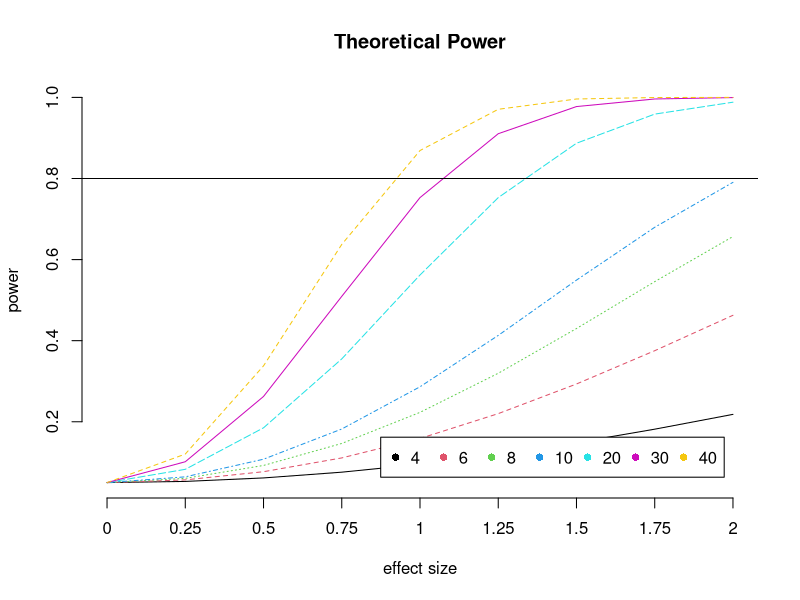
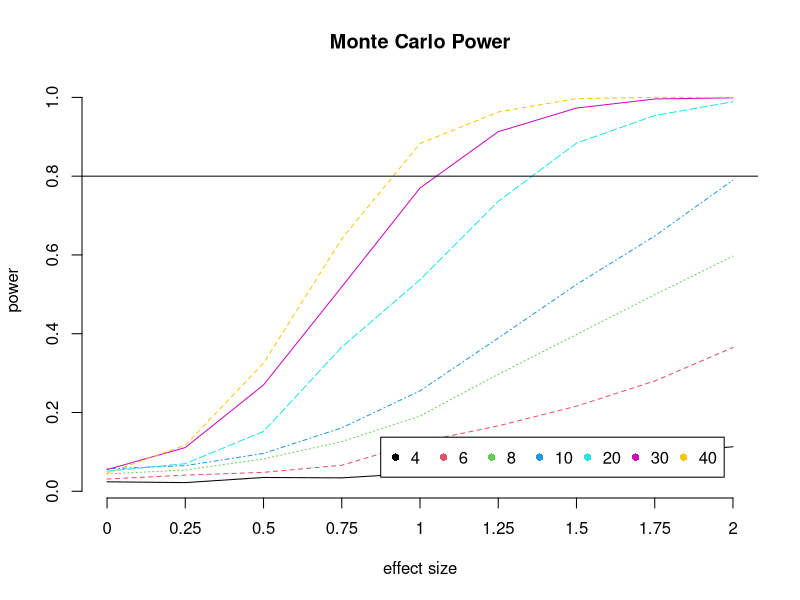
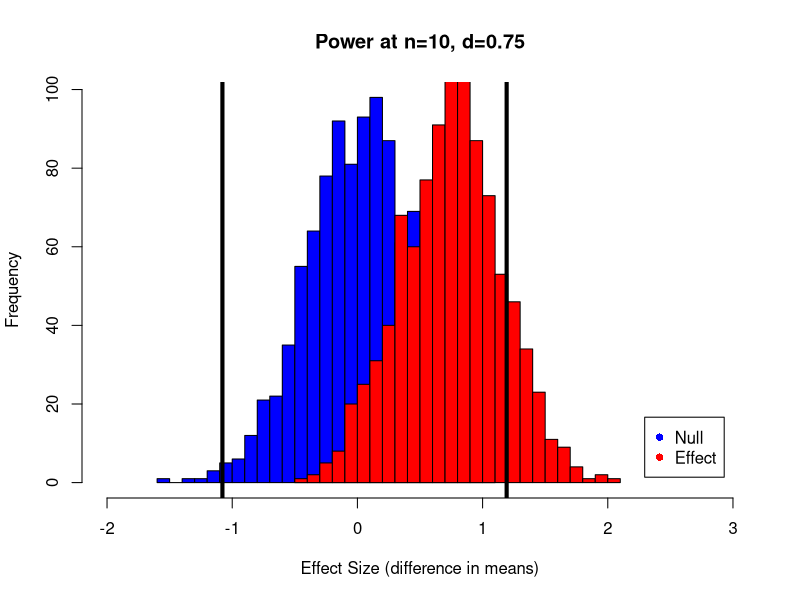
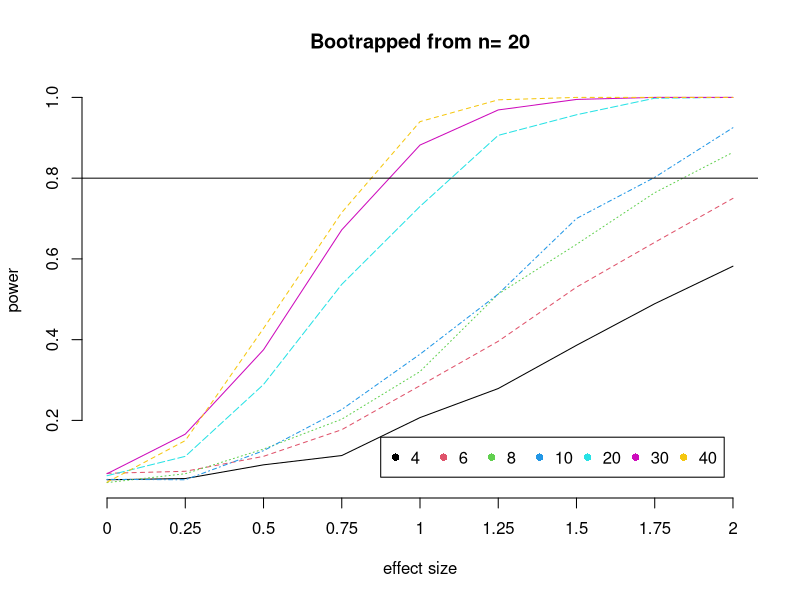
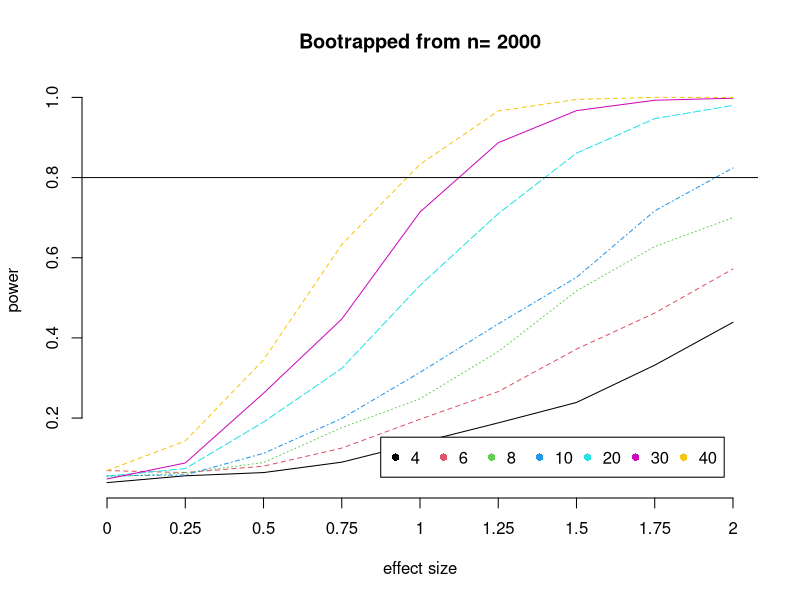
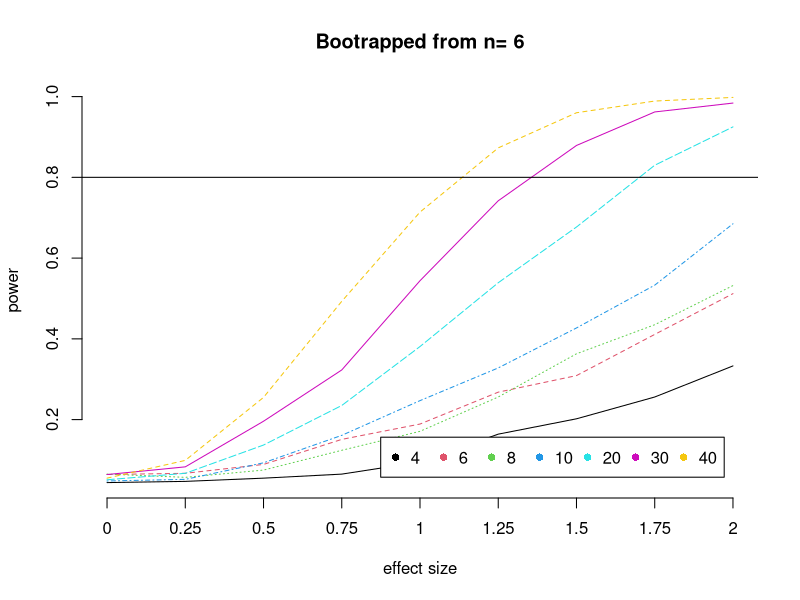
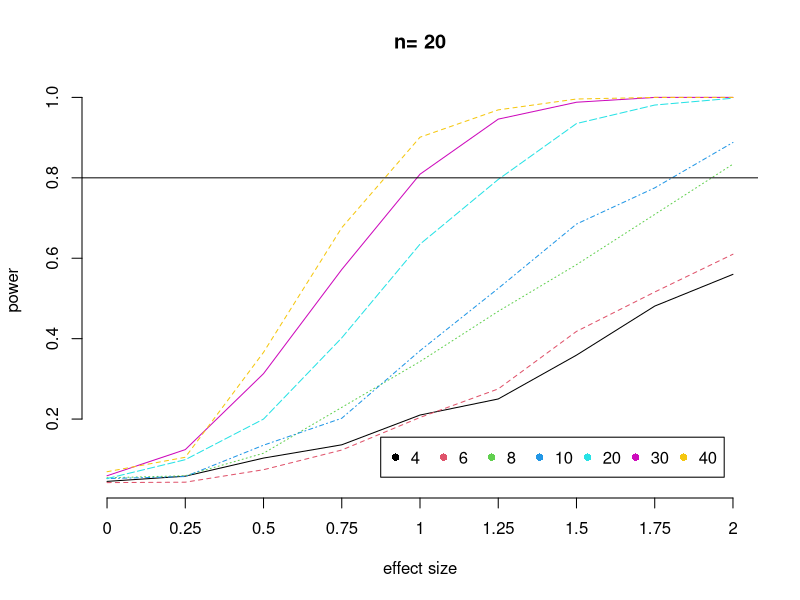

Reproduce these figures in R, in order.
## ---- chunk 1
library(knitr)
knit_hooks$set(purl = function(before, options) {
  if (before) return()
  input  = current_input()  # filename of input document
  output = paste(tools::file_path_sans_ext(input), 'R', sep = '.')
  if (knitr:::isFALSE(knitr:::.knitEnv$tangle.start)) {
    assign('tangle.start', TRUE, knitr:::.knitEnv)
    unlink(output)
  }
  cat(options$code, file = output, sep = '\n', append = TRUE)
})
## ---- chunk 2
effectsizes <- seq(0,2,.25)
samplesizes <- c(4,6,8,10,20,30,40)
## ---- chunk 3
library(pwr)
power.theory <- array(NA, c(length(effectsizes), length(samplesizes)) )
for (i in 1:length(effectsizes)){
    power.out <- pwr.t.test(n = samplesizes/2 , d = effectsizes[i], sig.level = 0.05, type = "two.sample")
    power.theory[i,] <- power.out$power
}
## ---- chunk 4
# Plot power curve
matplot(power.theory, type='l', col=1:length(samplesizes), xlab="effect size", ylab="power", axes=F, main="Theoretical Power") 
legend("bottomright", inset=.05, legend=samplesizes, pch=16, horiz=TRUE, col=1:length(samplesizes))
axis(side=1,at=1:length(effectsizes),labels=effectsizes)
axis(2)
abline(h=.8)

## ---- chunk 5
nboot=1000
## ---- chunk 6
test <- array(NA, c(length(effectsizes), length(samplesizes), nboot))
for (i in 1:length(effectsizes)){
    for (j in 1:length(samplesizes)){
        for (k in 1:nboot){
            x <- rnorm(samplesizes[j]/2, 0 + effectsizes[i], 1)
            y <- rnorm(samplesizes[j]/2, 0, 1)
            test.out <- t.test(x,y)  # bootstrap test statistic
            test[i,j,k] <- test.out$p.value < 0.05
        }
    }
}
## ---- chunk 7
power.mc <- array(NA, c(length(effectsizes), length(samplesizes)) )
for (i in 1:length(effectsizes)){
    for (j in 1:length(samplesizes)){
        power.mc[i,j] <- sum(test[i,j,])/nboot
    }
}
## ---- chunk 8
matplot(power.mc, type='l', col=1:length(samplesizes), xlab="effect size", ylab="power", axes=F, main="Monte Carlo Power") 
legend("bottomright", inset=.05, legend=samplesizes, pch=16, horiz=TRUE, col=1:length(samplesizes))
axis(side=1,at=1:length(effectsizes),labels=effectsizes)
axis(2)
abline(h=.8)
## ---- chunk 9
bigN <- 20  # total sample size (both groups combined)
X <- rnorm(bigN/2, 0,1)
Y <- rnorm(bigN/2, 1,1)
## ---- chunk 10
dstat <- function(x1, x2, center=mean) center(x1) - center(x2) # test statistic
d0 <- dstat(X,Y)  # actual test statistic
dnull <- array(NA, c(length(samplesizes), nboot)); 
for (j in 1:length(samplesizes)){
    for (k in 1:nboot){
        x <- sample( c(X,Y), samplesizes[j]/2, replace=T)  # resample new x group
        y <- sample( c(X,Y), samplesizes[j]/2, replace=T)  # resample new y group
        dnull[j,k] <- dstat(x, y)  # bootstrap test statistic
    }
}
crit <- apply(dnull,1,quantile, c(0.025,0.975))
## ---- chunk 11
deffect <- array(nboot); 
for (k in 1:nboot){
    x <- sample( c(X,Y) + effectsizes[4], bigN/2, replace=T)  # resample new x group
    y <- sample( c(X,Y), bigN/2, replace=T)  # resample new y group
    deffect[k] <- dstat(x, y)  # bootstrap test statistic
}
## ---- chunk 12
hist(dnull[5,], breaks="FD", xlim=c(-2,3), col='blue', xlab="Effect Size (difference in means)", main=paste("Power at n=",bigN/2, ", d=",effectsizes[4], sep=""))
hist(deffect, breaks="FD", add=T, col='red')
abline(v=crit[,4], lwd=4)
legend("bottomright", inset=.05, legend=c("Null","Effect"), pch=16, horiz=F, col=c("blue","red"))
## ---- chunk 13
deffect <- array(NA, c(length(effectsizes), length(samplesizes), nboot)); 
for (i in 1:length(effectsizes)){
    for (j in 1:length(samplesizes)){
        for (k in 1:nboot){
            x <- sample( c(X,Y) + effectsizes[i], samplesizes[j]/2, replace=T)  # resample new x group
            y <- sample( c(X,Y), samplesizes[j]/2, replace=T)  # resample new y group
            deffect[i,j,k] <- dstat(x, y)  # bootstrap test statistic
        }
    }
}
## ---- chunk 14
power <- array(NA, c(length(effectsizes), length(samplesizes))); 
for (i in 1:length(effectsizes)){
    for (j in 1:length(samplesizes)){
        power[i,j] <- (sum(deffect[i,j,] <= crit[1,j]) + sum(deffect[i,j,] >= crit[2,j]) ) / nboot  # two sided
    }
}
## ---- chunk 15
matplot(power, type='l', col=1:length(samplesizes), xlab="effect size", ylab="power", axes=F, main=paste("Bootrapped from n=",bigN)) 
legend("bottomright", inset=.05, legend=samplesizes, pch=16, horiz=TRUE, col=1:length(samplesizes))
axis(side=1,at=1:length(effectsizes),labels=effectsizes)
axis(2)
abline(h=.8)
## ---- chunk 16
bigN <- 2000 # total sample size (both groups combined)
X <- rnorm(bigN/2, 0,1)
Y <- rnorm(bigN/2, 1,1)

dstat <- function(x1, x2, center=mean) center(x1) - center(x2) # test statistic
d0 <- dstat(X,Y)  # actual test statistic
dnull <- array(NA, c(length(samplesizes), nboot)); 
for (j in 1:length(samplesizes)){
    for (k in 1:nboot){
        x <- sample( c(X,Y), samplesizes[j]/2, replace=T)  # resample new x group
        y <- sample( c(X,Y), samplesizes[j]/2, replace=T)  # resample new y group
        dnull[j,k] <- dstat(x, y)  # bootstrap test statistic
    }
}
crit <- apply(dnull,1,quantile, c(0.025,0.975))

deffect <- array(NA, c(length(effectsizes), length(samplesizes), nboot)); 
for (i in 1:length(effectsizes)){
    for (j in 1:length(samplesizes)){
        for (k in 1:nboot){
            x <- sample( c(X,Y) + effectsizes[i], samplesizes[j]/2, replace=T)  # resample new x group
            y <- sample( c(X,Y), samplesizes[j]/2, replace=T)  # resample new y group
            deffect[i,j,k] <- dstat(x, y)  # bootstrap test statistic
        }
    }
}

power <- array(NA, c(length(effectsizes), length(samplesizes))); 
for (i in 1:length(effectsizes)){
    for (j in 1:length(samplesizes)){
        power[i,j] <- (sum(deffect[i,j,] <= crit[1,j]) + sum(deffect[i,j,] >= crit[2,j]) ) / nboot  # two sided
    }
}

matplot(power, type='l', col=1:length(samplesizes), xlab="effect size", ylab="power", axes=F, main=paste("Bootrapped from n=",bigN)) 
legend("bottomright", inset=.05, legend=samplesizes, pch=16, horiz=TRUE, col=1:length(samplesizes))
axis(side=1,at=1:length(effectsizes),labels=effectsizes)
axis(2)
abline(h=.8)
## ---- chunk 17
bigN <- 6 # total sample size (both groups combined)
X <- rnorm(bigN/2, 0,1)
Y <- rnorm(bigN/2, 1,1)

dstat <- function(x1, x2, center=mean) center(x1) - center(x2) # test statistic
d0 <- dstat(X,Y)  # actual test statistic
dnull <- array(NA, c(length(samplesizes), nboot)); 
for (j in 1:length(samplesizes)){
    for (k in 1:nboot){
        x <- sample( c(X,Y), samplesizes[j]/2, replace=T)  # resample new x group
        y <- sample( c(X,Y), samplesizes[j]/2, replace=T)  # resample new y group
        dnull[j,k] <- dstat(x, y)  # bootstrap test statistic
    }
}
crit <- apply(dnull,1,quantile, c(0.025,0.975))

deffect <- array(NA, c(length(effectsizes), length(samplesizes), nboot)); 
for (i in 1:length(effectsizes)){
    for (j in 1:length(samplesizes)){
        for (k in 1:nboot){
            x <- sample( c(X,Y) + effectsizes[i], samplesizes[j]/2, replace=T)  # resample new x group
            y <- sample( c(X,Y), samplesizes[j]/2, replace=T)  # resample new y group
            deffect[i,j,k] <- dstat(x, y)  # bootstrap test statistic
        }
    }
}

power <- array(NA, c(length(effectsizes), length(samplesizes))); 
for (i in 1:length(effectsizes)){
    for (j in 1:length(samplesizes)){
        power[i,j] <- (sum(deffect[i,j,] <= crit[1,j]) + sum(deffect[i,j,] >= crit[2,j]) ) / nboot  # two sided
    }
}

matplot(power, type='l', col=1:length(samplesizes), xlab="effect size", ylab="power", axes=F, main=paste("Bootrapped from n=",bigN)) 
legend("bottomright", inset=.05, legend=samplesizes, pch=16, horiz=TRUE, col=1:length(samplesizes))
axis(side=1,at=1:length(effectsizes),labels=effectsizes)
axis(2)
abline(h=.8)
## ---- chunk 18
bigN <- 20 # total sample size (both groups combined)
X <- rnorm(bigN/2, 0,1)
Y <- rnorm(bigN/2, 1,1)

d0 <- dstat(X,Y)  # actual test statistic
dnull <- array(NA, c(length(samplesizes), nboot)); 
for (j in 1:length(samplesizes)){
    for (k in 1:nboot){
        x <- sample( X-d0, samplesizes[j]/2, replace=T)  # resample new x group
        y <- sample( Y, samplesizes[j]/2, replace=T)  # resample new y group
        dnull[j,k] <- dstat(x, y)  # bootstrap test statistic
    }
}
crit <- apply(dnull,1,quantile, c(0.025,0.975))
## ---- chunk 19
deffect <- array(NA, c(length(effectsizes), length(samplesizes), nboot)); 
for (i in 1:length(effectsizes)){
    for (j in 1:length(samplesizes)){
        for (k in 1:nboot){
            x <- sample( X-d0+effectsizes[i], samplesizes[j]/2, replace=T)  # resample new x group
            y <- sample( Y, samplesizes[j]/2, replace=T)  # resample new y group
            deffect[i,j,k] <- dstat(x, y)  # bootstrap test statistic
        }
    }
}
## ---- chunk 20
power <- array(NA, c(length(effectsizes), length(samplesizes))); 
for (i in 1:length(effectsizes)){
    for (j in 1:length(samplesizes)){
        power[i,j] <- (sum(deffect[i,j,] <= crit[1,j]) + sum(deffect[i,j,] >= crit[2,j]) ) / nboot  # two sided
    }
}
## ---- chunk 21
matplot(power, type='l', col=1:length(samplesizes), xlab="effect size", ylab="power", axes=F,  main=paste("n=",bigN)) 
legend("bottomright", inset=.05, legend=samplesizes, pch=16, horiz=TRUE, col=1:length(samplesizes))
axis(side=1,at=1:length(effectsizes),labels=effectsizes)
axis(2)
abline(h=.8)
